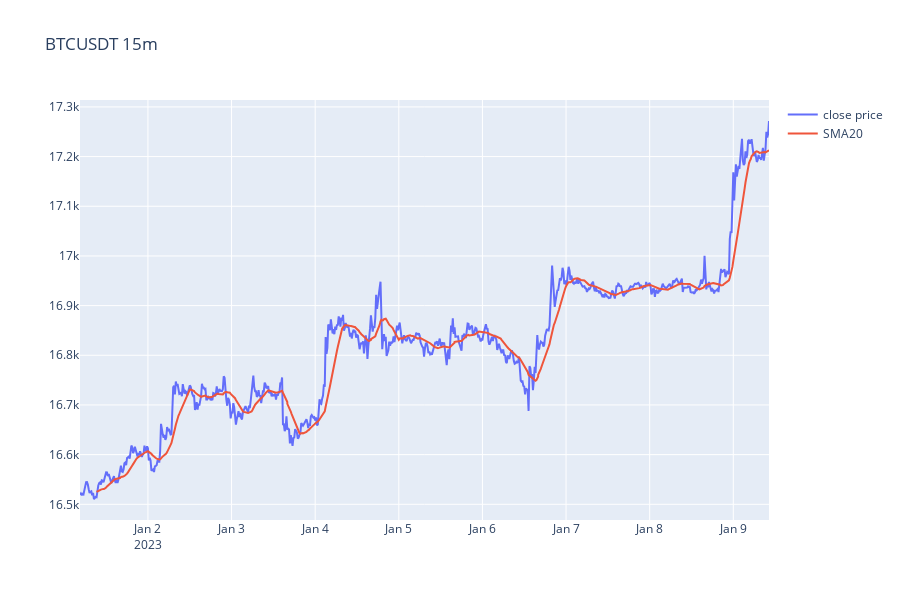

Write notebook code for a chart like this one.
### Markdown cell above
- Simple moving averages (`SMA`) calculate the average of a range of prices by the number of periods within that range.

### Code cell
# calculate SMA 20 and visualize it by plotly
btc_df['SMA20'] = btc_df['Close price'].rolling(20).mean()

fig = go.Figure()
fig.add_trace(go.Scatter(x=btc_df.index, y=btc_df['Close price'], name='close price'))
fig.add_trace(go.Scatter(x=btc_df.index, y=btc_df['SMA20'], name='SMA20'))
fig.update_layout(height=600, width=900, title_text="BTCUSDT 15m")
fig.show()

### Figure 1 — Plotly figure (JSON) as saved in the notebook; plotly's stock layout.template omitted (floating-point values rounded to 4 significant figures; data arrays with more than 128 entries replaced by an {"elided": "..."} marker saying what was removed)
{"data": [{"name": "close price", "type": "scatter", "x": {"elided": "800 str values"}, "y": {"elided": "800 float values"}}, {"name": "SMA20", "type": "scatter", "x": {"elided": "800 str values"}, "y": {"elided": "800 float values"}}], "layout": {"height": 600, "title": {"text": "BTCUSDT 15m"}, "width": 900}}
